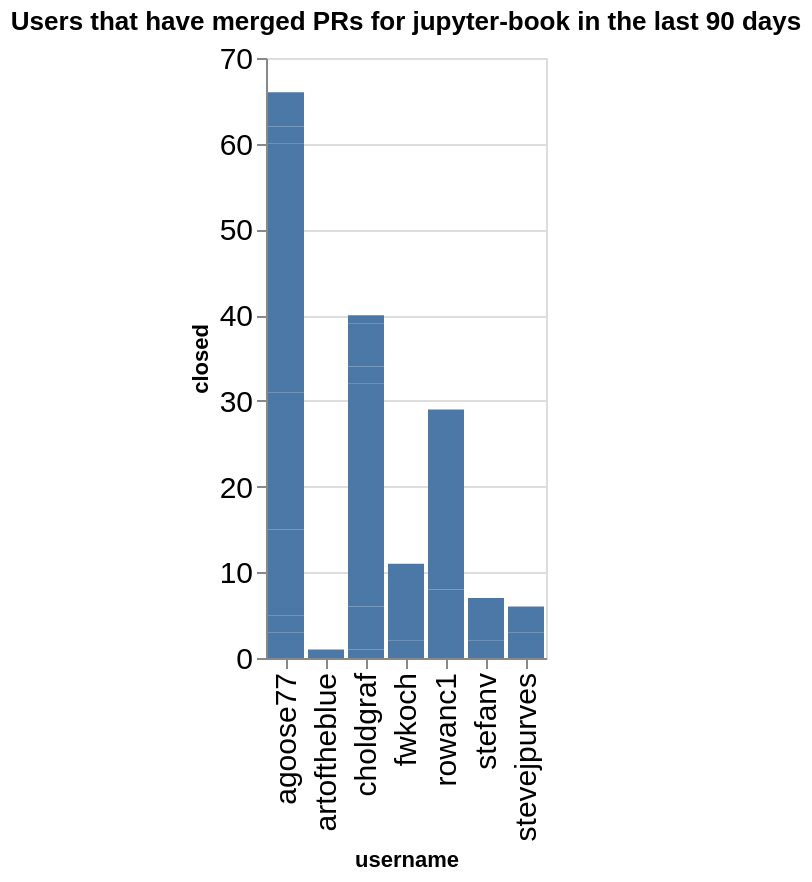

Here is the notebook cell this chart was saved with:
### Code cell
charts = []
title = f"Users that have merged PRs for {github_org} in the last {n_days} days"
ch = alt.Chart(data=closed_by_repo.replace(np.nan, 0), title=title).mark_bar().encode(
    x='username',
    y='closed',
)
ch

### Figure 1 — Vega-Lite specification as saved in the notebook (floating-point values rounded to 4 significant figures)
{"config": {"axisLeft": {"labelFontSize": 15}, "axisBottom": {"labelFontSize": 15}}, "data": {"name": "data-bdf741a9f6f4ab0ed478e035d3721cce"}, "mark": {"type": "bar"}, "encoding": {"x": {"field": "username", "type": "nominal"}, "y": {"field": "closed", "type": "quantitative"}}, "title": "Users that have merged PRs for jupyter-book in the last 90 days", "$schema": "https://vega.github.io/schema/vega-lite/v5.20.1.json", "datasets": {"data-bdf741a9f6f4ab0ed478e035d3721cce": [{"name": "blog", "username": "agoose77", "closed": 3}, {"name": "example-landing-pages", "username": "agoose77", "closed": 2}, {"name": "example-landing-pages", "username": "choldgraf", "closed": 1}, {"name": "example-outputs", "username": "stevejpurves", "closed": 3}, {"name": "jupyter-book", "username": "agoose77", "closed": 10}, {"name": "jupyter-book", "username": "choldgraf", "closed": 5}, {"name": "myst-spec", "username": "choldgraf", "closed": 1}, {"name": "myst-theme", "username": "agoose77", "closed": 16}, {"name": "myst-theme", "username": "choldgraf", "closed": 7}, {"name": "myst-theme", "username": "fwkoch", "closed": 2}, {"name": "myst-theme", "username": "rowanc1", "closed": 8}, {"name": "myst-theme", "username": "stefanv", "closed": 2}, {"name": "myst-theme", "username": "stevejpurves", "closed": 3}, {"name": "mystmd", "username": "agoose77", "closed": 29}, {"name": "mystmd", "username": "artoftheblue", "closed": 1}, {"name": "mystmd", "username": "choldgraf", "closed": 18}, {"name": "mystmd", "username": "fwkoch", "closed": 9}, {"name": "mystmd", "username": "rowanc1", "closed": 20}, {"name": "mystmd", "username": "stefanv", "closed": 5}, {"name": "mystmd.org", "username": "agoose77", "closed": 2}, {"name": "mystmd.org", "username": "choldgraf", "closed": 2}, {"name": "mystmd.org", "username": "rowanc1", "closed": 1}, {"name": "team-compass", "username": "agoose77", "closed": 4}, {"name": "team-compass", "username": "choldgraf", "closed": 5}, {"name": "thebe", "username": "choldgraf", "closed": 1}]}}
